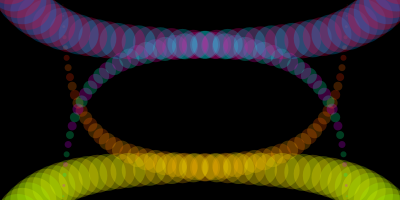
Frame 1 (no input)
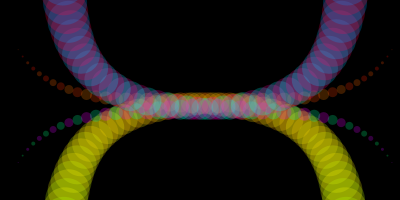
Frame 60 (the mouse pressed at the canvas centre just before this capture)
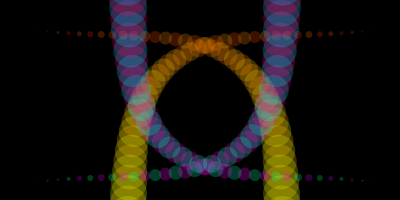
Frame 120 (the mouse held since frame 60 and released just before this capture)

The Processing sketch that drew these frames (run headless with seeded random() and noise(); from frame 60 on, the mouse is pressed at the canvas centre):

// Processing sketch: processing_9389
// ── processing_9389.pde

/**
 * Sine Wave
 * by Daniel Shiffman.  
 * 
 * Render a simple sine wave. 
 
remixed by mar_b
 */
 
int xspacing = 8;   // How far apart should each horizontal location be spaced
int w;              // Width of entire wave

float theta = 0.0;  // Start angle at 0
float amplitude = 75.0;  // Height of wave
float period = 500.0;  // How many pixels before the wave repeats
float dx;  // Value for incrementing X, a function of period and xspacing
float[] yvalues;  // Using an array to store height values for the wave
boolean flip       = true;
float d;
float e;
void setup() {
  size(400,200);
  frameRate(40);
  colorMode(HSB);
  smooth();
  w = width+16;
  dx = (TWO_PI / period) * xspacing;
  yvalues = new float[w/xspacing];
}

void draw() {
  background(0);
  calcWave();
  renderWave();
  renderWave2();
}

void calcWave() {
  // Increment theta (try different values for 'angular velocity' here
  theta += 0.02;

  // For every x value, calculate a y value with sine function
  float x = theta;
  for (int i = 0; i < yvalues.length; i++) {
    yvalues[i] = sin(x)*amplitude;
    x+=dx;
  }
}

void renderWave() {

  pushMatrix();
  rotate(radians(45));
  translate(40,-250);
  // A simple way to draw the wave with an ellipse at each location
  for (int x = 0; x < yvalues.length; x++) {
    noStroke();
    if(flip){
    fill(x,255,255,60);}
    else{
    fill(x+10,255,255,60);
    }
     
    ellipseMode(CENTER);
    ellipse(x*xspacing,width/2+yvalues[x],x,x);
    flip = !flip;
   
    
      flip=flip;
      ellipse(width/2+yvalues[x],x*xspacing,x,x);
   }
   popMatrix();
}
 void renderWave2() {
   
  rotate(radians(225));
  translate(-height-200,-width+290);
  
  // A simple way to draw the wave with an ellipse at each location
  for (int x = 0; x < yvalues.length; x=x+1) {
    noStroke();
    if(flip){
    fill(x+100,255,255,60);}
    else{
    fill(x+200,255,255,60);
    }
     
    ellipseMode(CENTER);
    ellipse(x*xspacing,width/2+yvalues[x],x,x);
    flip = !flip;
   
    
      flip=flip;
      ellipse(width/2+yvalues[x],x*xspacing,x,x);
    }
}
